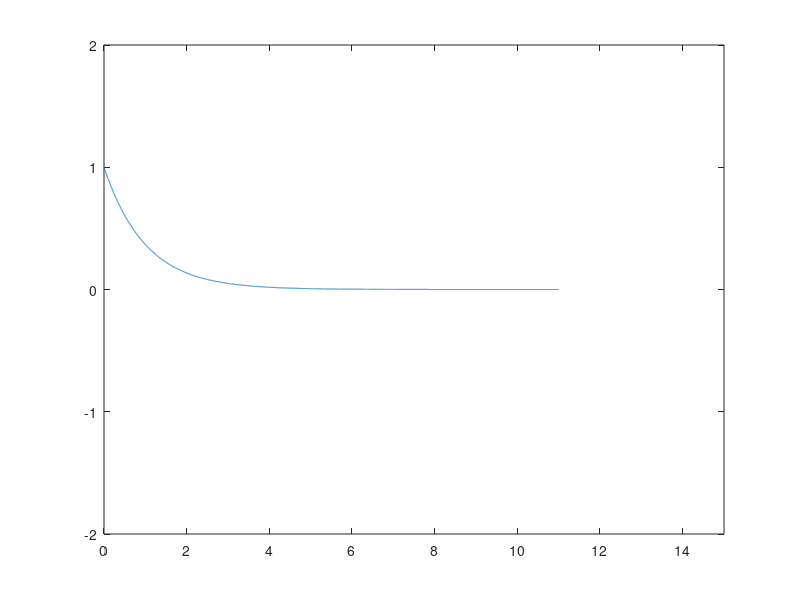
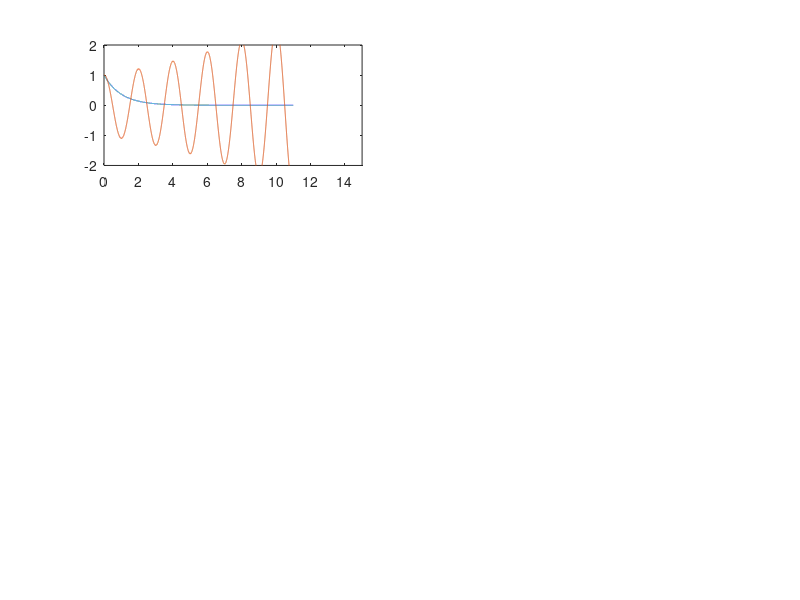

Write the MATLAB code that produced these figures, in order. (Note: this script raises an error after producing the figures.)
%Lab5 Hidden Figures, Mike Hickey

%Forward Distance Equation
k = 1;
t = 0:0.001:11;
y = exp(-k*t);
plot(t,y)
axis([0 15 -2 2])

n = 0:0.001:11;
T = 2.1;
yn = (1 - k*T).^(n);
pole = -k*T + 1;

figure
subplot(3, 2, 1) %add this plot to be the first image in a 3x2 grid
plot(t,y)
axis([0 15 -2 2])
hold on

plot(t, yn)
axis([0 15 -2 2])
hold off
title("F.D T = " + T + ", Pole = " + pole)



n = 0:0.001:11;
T = 1.5;
yn = (1 - k*T).^(n);
pole = -k*T + 1;

subplot(3,2,3)
plot(t,y)
axis([0 15 -2 2])
hold on
plot(t, yn)
axis([0 15 -2 2])
hold off
title("F.D T = " + T + ", Pole = " + pole)




n = 0:0.001:11;
T = 0.8;
yn = (1 - k*T).^(n);
pole = -k*T + 1;

subplot(3,2,5)
plot(t,y)
axis([0 15 -2 2])
hold on
plot(t, yn)
axis([0 15 -2 2])
hold off
title("F.D T = " + T + ", Pole = " + pole)



%Backward Distance
n = 0:0.001:11;
T = 2.1;
yn = (1 + k*T).^(-n);
pole = 1/(k*T + 1);

subplot(3,2,2)
plot(t,y)
axis([0 15 -2 2])
hold on
plot(t, yn)
axis([0 15 -2 2])
hold off
title("B.D T = " + T + ", Pole = " + pole)




n = 0:0.001:11;
T = 1.5;
yn = (1 + k*T).^(-n);
pole = 1/(k*T + 1);

subplot(3,2,4)
plot(t,y)
axis([0 15 -2 2])
hold on
plot(t, yn)
axis([0 15 -2 2])
hold off
title("B.D T = " + T + ", Pole = " + pole)



n = 0:0.001:11;
T = 0.8;
yn = (1 + k*T).^(-n);
pole = 1/(k*T + 1);

subplot(3,2,6)
plot(t,y)
axis([0 15 -2 2])
hold on
plot(t, yn)
axis([0 15 -2 2])
hold off
title("B.D T = " + T + ", Pole = " + pole)

